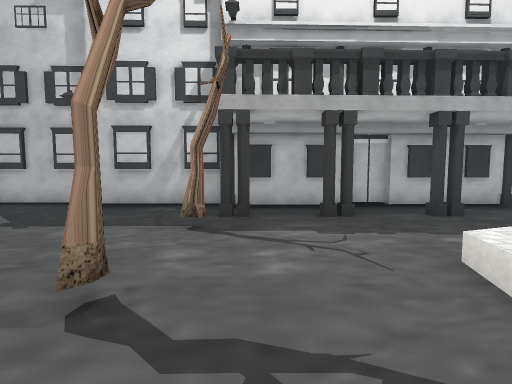
View 1 (above)

12 first-person views from a walk through a 3-D level made in the Unity game engine. The camera is 1.5 m above the floor, tilts 4° down and sees 90° across. The floor is counted in squares, 2 m on a side. Each view is taken from the middle of a square. On the plan, view 1 faces up. The plan holds only what a view shows up to about 9 squares ahead; the rest is blank. The place goes on beyond the plan. Some surface patterns are stand-ins.

View 2
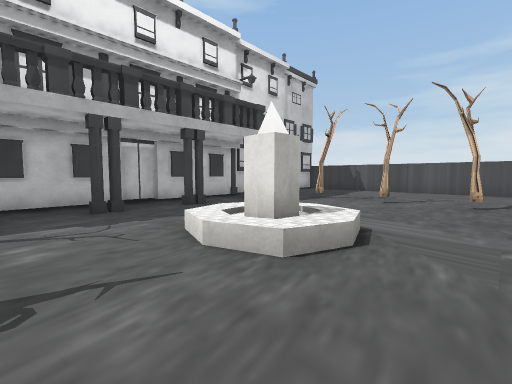

View 3
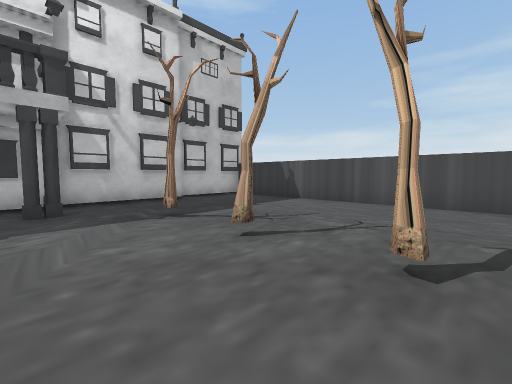

View 4
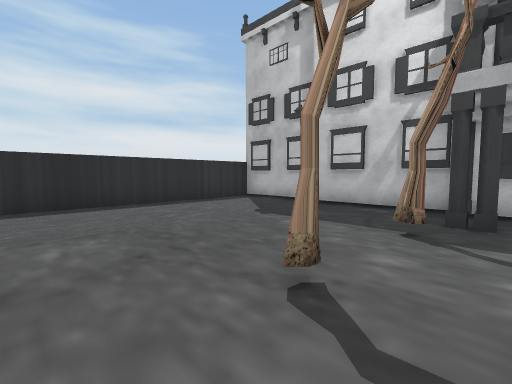

View 5
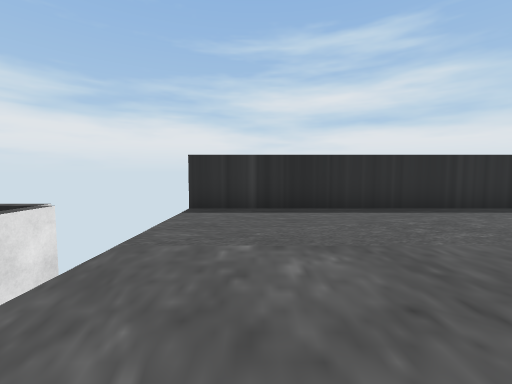

View 6
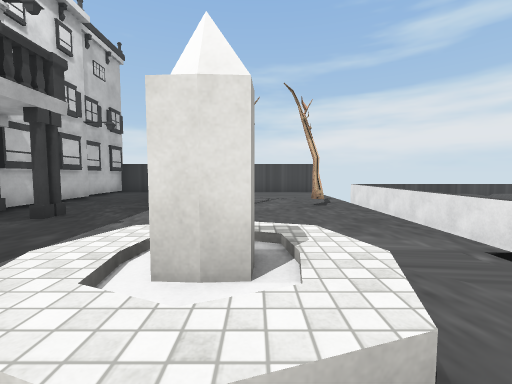

View 7
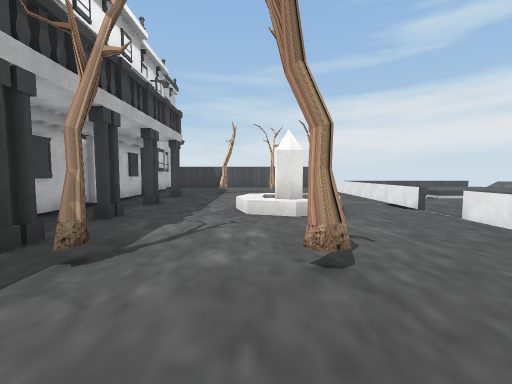

View 8
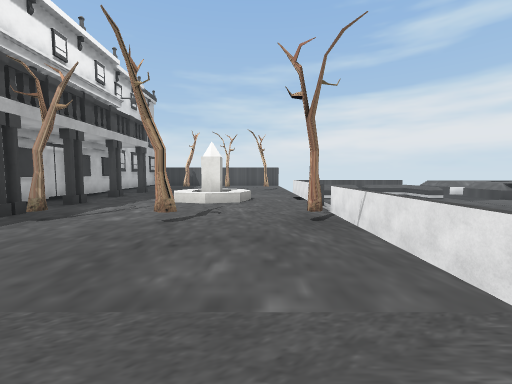

View 9
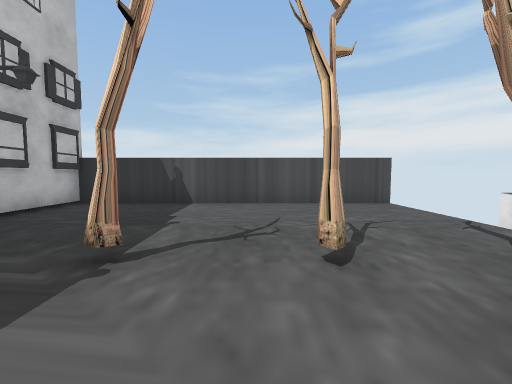

View 10
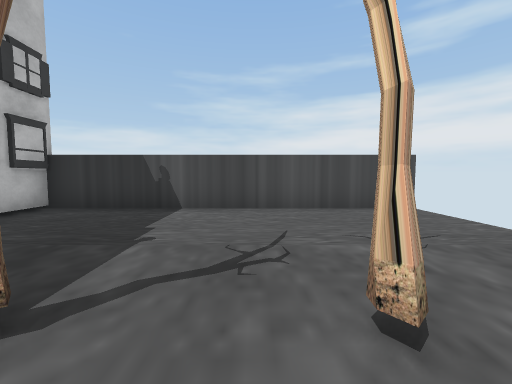

View 11
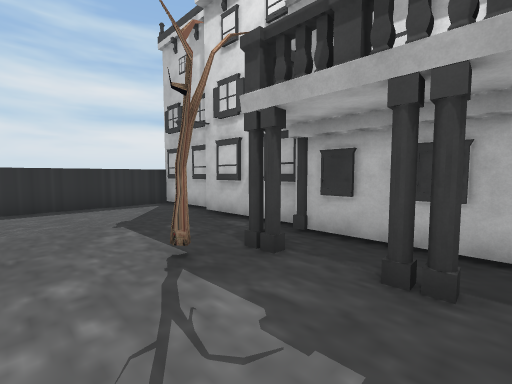

View 12
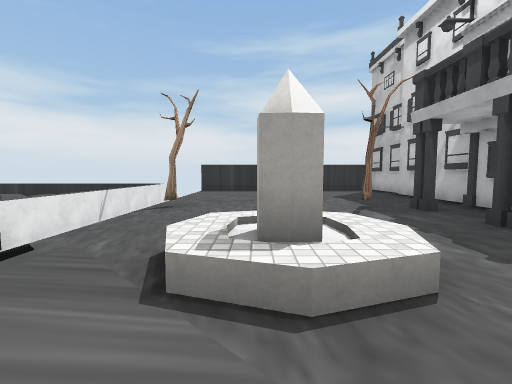

### Floor plan
Key: @ floor where view 1 was taken; # wall or solid block; x gap in a wall; . main floor; - floor 0.5 m lower than the main floor; / step, stairs or slope; = window, fence, low wall or low ledge; ^ raised ledge; T tree.
Columns run from 7 left of view 1 to 12 right of it. Each row starts with its distance up from view 1.
  7                #####
  6 ################...#
  5 #......####.##.....#
  4 #.....T#...........#
  3 #.............T....#
  2 #........//........#
  1 #.....T../#...T....#
  0 #......@../........#
 -1 #.....T............#
 -2    ======x-======  #
 -3    =      ---   ^
 -4    =            ^

Where each view was taken, in squares from view 1:
view 1: 0 up, 0 right, facing up
view 2: 1 down, 0 right, facing up-right
view 3: 1 down, 5 right, facing up-right
view 4: 0 up, 0 right, facing up-left
view 5: 0 up, 1 left, facing left
view 6: 1 up, 1 right, facing right
view 7: 2 up, 3 left, facing right
view 8: 0 up, 5 left, facing right
view 9: 2 up, 5 right, facing right
view 10: 2 up, 6 right, facing right
view 11: 2 up, 2 right, facing up-left
view 12: 1 up, 5 right, facing left
